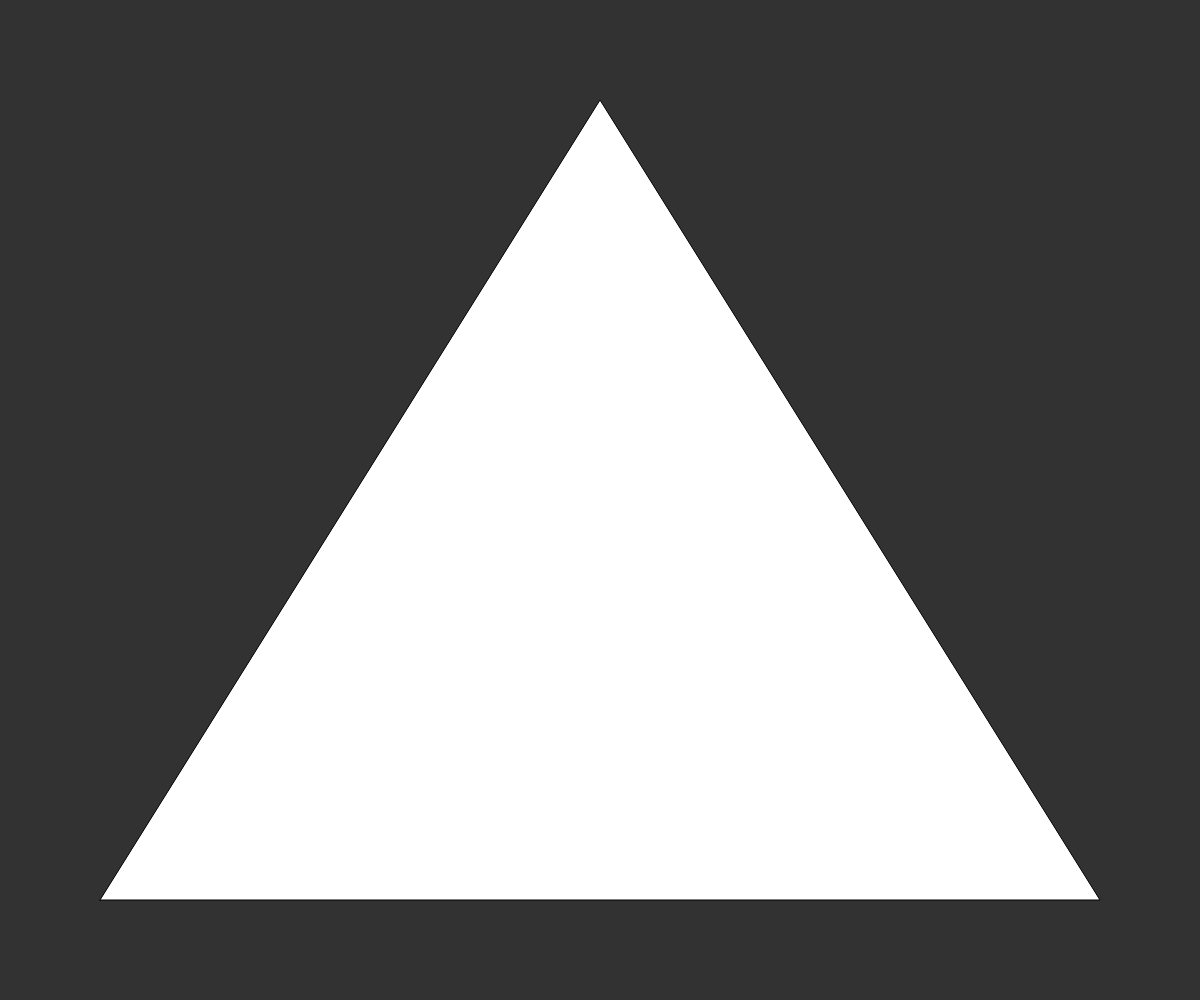
Frame 1 (no input)
Frame 60 (no input): identical to frame 1, image omitted
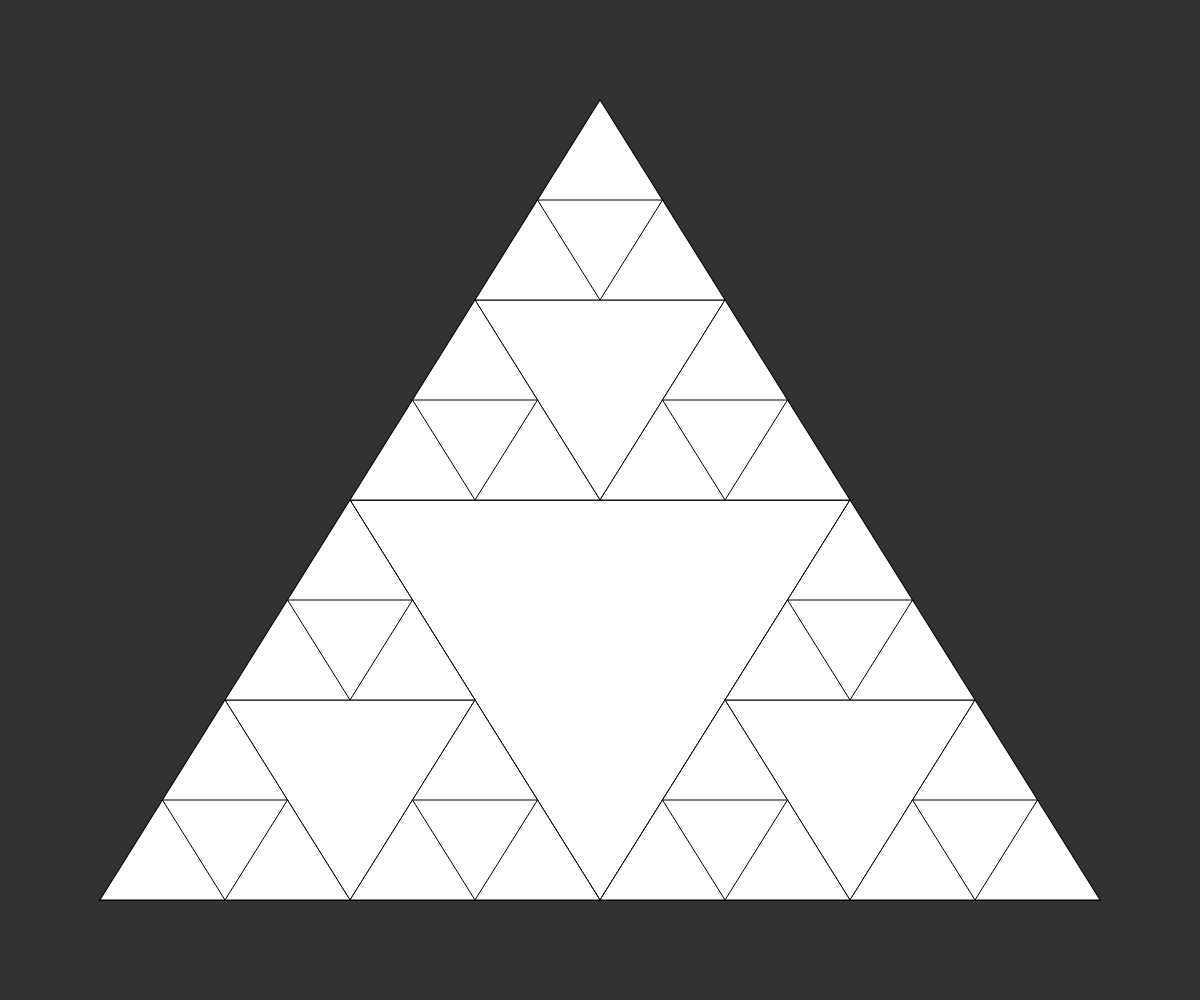
Frame 120 (the mouse pressed at the canvas centre since frame 60)

The p5.js sketch that drew these frames (run headless with seeded random() and noise() and a simulated clock; from frame 60 on, the mouse is pressed at the canvas centre):

// p5.js sketch
// ── sketch.js
function setup() {
  createCanvas(windowWidth, windowHeight);
}

function draw() {
  background(50);
  
  var points = [[100, height-100],[width/2, 100],[width-100, height-100]];
  drawTriangle(points,floor(map(mouseX, 0, width, 0, 6)));
}

function drawTriangle(points, depth){
	
	beginShape();
	vertex(points[0][0],points[0][1]);
	vertex(points[1][0],points[1][1]);
	vertex(points[2][0],points[2][1]);
	endShape(CLOSE);
    
    if (depth > 0){
        var p = [points[0],getMid(points[0], points[1]),getMid(points[0], points[2])]
        drawTriangle(p,depth-1)
		
		p = [points[1],getMid(points[0], points[1]),getMid(points[1], points[2])]
        drawTriangle(p, depth-1)
		
		p = [points[2],getMid(points[2], points[1]), getMid(points[0], points[2])]
        drawTriangle(p, depth-1)
    }
    

}
function getMid(p1,p2){
    return [ (p1[0]+p2[0]) / 2, (p1[1] + p2[1]) / 2]  //find midpoint
}

function windowResized() {
  resizeCanvas(windowWidth, windowHeight);
}
